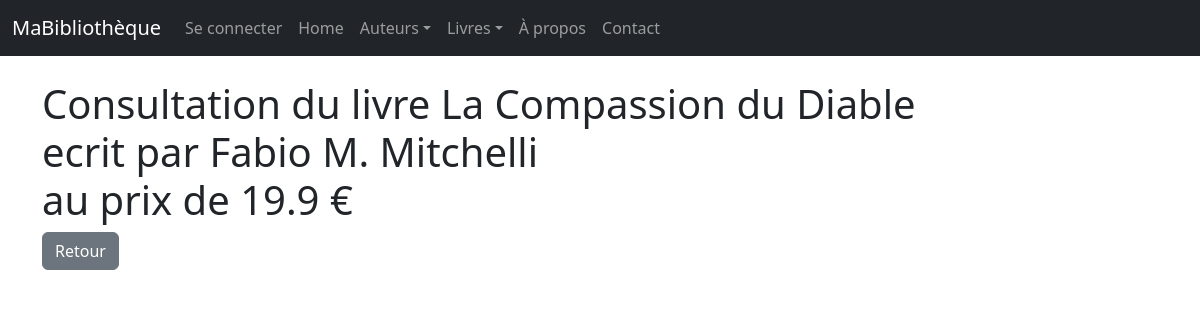
Screenshot of /livres/1/view/ with the database file from the repository.
### monApp/models.py (models this page shows, shortened)
class Livre(db.Model):
    idL = db.Column( db.Integer, primary_key=True )
    Prix = db.Column( db.Float )
    Titre = db.Column( db.String(100) )
    Url = db.Column( db.String(255) )
    Img = db.Column( db.String(255) )
    auteur_id = db.Column (db.Integer , db.ForeignKey ("auteur.idA") )
    auteur = db.relationship ("Auteur", backref =db.backref ("livres", lazy="dynamic") )

class Auteur(db.Model):
    idA = db.Column( db.Integer, primary_key=True )
    Nom = db.Column( db.String(100) )

### monApp/views.py (the view)
@app.route('/livres/<idL>/view/')
def viewLivre(idL):
    unLivre = Livre.query.get(idL)
    unForm = FormLivre(idL=unLivre.idL , Titre=unLivre.Titre , Auteur=unLivre.auteur)
    return render_template("livre_view.html",selectedLivre=unLivre, viewForm=unForm)

### monApp/templates/livre_view.html (shortened to what this page needs)
{% extends "base.html" %}
{% block main %}
<h1> Consultation du livre {{ selectedLivre.Titre }} <br> ecrit par {{selectedLivre.auteur.Nom}} <br> au prix de {{selectedLivre.Prix}} €</h1>
<form role="form" method="POST" action="">
<a href="{{ url_for('getLivres') }}" class="btn btn-secondary">Retour</a>
</form >
{% endblock %}

### monApp/static/css/style.css (style rules this page uses)
h1 { color: red; }
body { font-family: sans-serif; }

### rows the page displays
Livre: Titre "La Compassion du Diable", Prix "19.9"
Auteur: auteur.Nom "Fabio M. Mitchelli"
